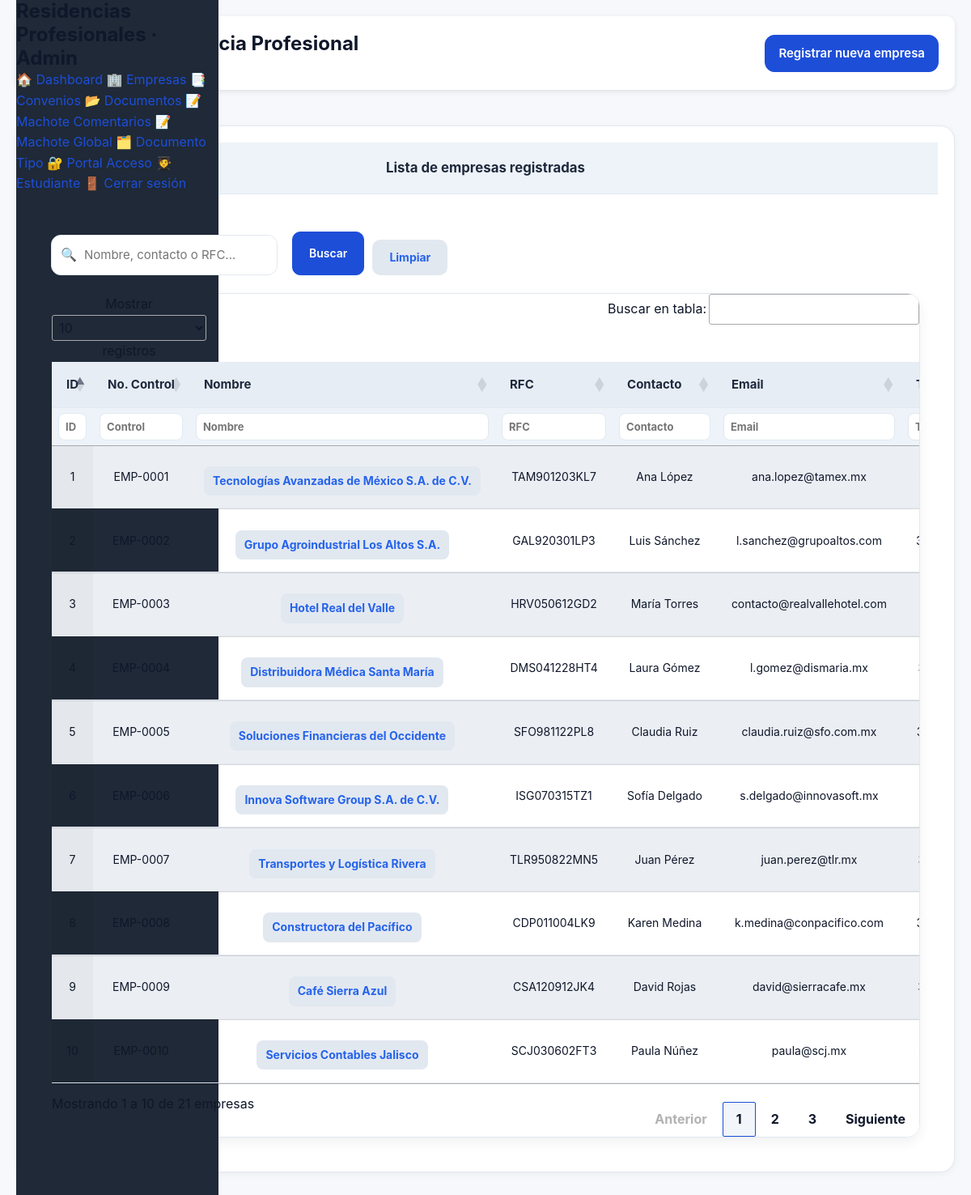
Page /recidencia/view/empresa/empresa_list.php on the committed database.
### tables this page shows
CREATE TABLE `rp_empresa` (
  `id` bigint NOT NULL AUTO_INCREMENT,
  `numero_control` varchar(20) DEFAULT NULL,
  `nombre` varchar(191) NOT NULL,
  `logo_path` varchar(255) DEFAULT NULL,
  `rfc` varchar(20) DEFAULT NULL,
  `representante` varchar(191) DEFAULT NULL,
  `cargo_representante` varchar(191) DEFAULT NULL,
  `sector` varchar(191) DEFAULT NULL,
  `sitio_web` varchar(255) DEFAULT NULL,
  `contacto_nombre` varchar(191) DEFAULT NULL,
  `contacto_email` varchar(191) DEFAULT NULL,
  `telefono` varchar(30) DEFAULT NULL,
  `estado` varchar(100) DEFAULT NULL,
  `municipio` varchar(100) DEFAULT NULL,
  `cp` varchar(10) DEFAULT NULL,
  `direccion` varchar(255) DEFAULT NULL,
  `estatus` enum('Activa','En revisión','Inactiva','Suspendida','Completada') NOT NULL DEFAULT 'En revisión',
  `regimen_fiscal` enum('fiscal','moral') NOT NULL,
  `notas` text,
  `creado_en` datetime NOT NULL DEFAULT CURRENT_TIMESTAMP,
  `actualizado_en` datetime DEFAULT NULL ON UPDATE CURRENT_TIMESTAMP,
  PRIMARY KEY (`id`),
  UNIQUE KEY `uk_empresa_rfc` (`rfc`),
  UNIQUE KEY `numero_control` (`numero_control`),
  KEY `idx_empresa_nombre` (`nombre`)
);

### recidencia/common/functions/empresa/empresafunctions_list.php (called while the page is built, shortened)
<?php
if (!function_exists('empresaListDefaults')) {
    function empresaListDefaults(): array
    {
        return [
            'search' => '',
            'empresas' => [],
            'errorMessage' => null,
        ];
    }
}
if (!function_exists('empresaNormalizeSearch')) {
    function empresaNormalizeSearch(?string $search): string
    {
        $search = trim((string) $search);
        return $search;
    }
}

### common/model/db.php (called while the page is built, shortened)
<?php
final class Database
{
    private static ?PDO $connection = null;
    public static function getConnection(): PDO
    {
        if (self::$connection instanceof PDO) {
            return self::$connection;
        }
        $config = require __DIR__ . '/../../config/db.php';
        $host    = $config['host'] ?? 'localhost';
        $db      = $config['dbname'] ?? '';
        $user    = $config['user'] ?? 'root';
        $pass    = $config['pass'] ?? '';
        $charset = $config['charset'] ?? 'utf8mb4';
        $port    = $config['port'] ?? '3306';
        $dsn = "mysql:host={$host};dbname={$db};port={$port};charset={$charset}";
        try {
            self::$connection = new PDO($dsn, $user, $pass, [
                PDO::ATTR_ERRMODE            => PDO::ERRMODE_EXCEPTION,
                PDO::ATTR_DEFAULT_FETCH_MODE => PDO::FETCH_ASSOC,
            ]);
        } catch (PDOException $exception) {
            throw new PDOException('Error al conectar a la base de datos: ' . $exception->getMessage(), (int)$exception->getCode(), $exception);
        }
        return self::$connection;
    }
}
return Database::getConnection();

### recidencia/handler/empresa/empresa_list_handler.php (called while the page is built, shortened)
<?php
require_once __DIR__ . '/../../common/functions/empresa/empresafunctions_list.php';
require_once __DIR__ . '/../../controller/empresa/EmpresaListController.php';
if (!function_exists('empresaListHandler')) {
    function empresaListHandler(): array
    {
        $defaults = empresaListDefaults();
        try {
            $controller = new EmpresaListController();
            $viewData = $controller->handle($_GET);
            return array_merge($defaults, $viewData);
        } catch (Throwable $exception) {
            $defaults['errorMessage'] = empresaListErrorMessage($exception->getMessage());
            return $defaults;
        }
    }
}
$handlerResult = empresaListHandler();
$empresas = $handlerResult['empresas'];
return $handlerResult;

### recidencia/controller/empresa/EmpresaListController.php (called while the page is built, shortened)
<?php
require_once __DIR__ . '/../../model/empresa/EmpresaListModel.php';
require_once __DIR__ . '/../../common/functions/empresa/empresafunctions_list.php';
class EmpresaListController
{
    private EmpresaListModel $model;
    public function __construct(?EmpresaListModel $model = null)
    {
        $this->model = $model ?? new EmpresaListModel();
    }
    public function listEmpresas(?string $search = null): array
    {
        $term = empresaNormalizeSearch($search);
        if ($term === '') {
            $term = null;
        }
        try {
            return $this->model->fetchAll($term);
        } catch (PDOException $exception) {
            throw new RuntimeException('No se pudieron obtener las empresas registradas.', 0, $exception);
        }
    }
    public function handle(array $input): array
    {
        $defaults = empresaListDefaults();
        $searchValue = $input['search'] ?? null;
        $search = empresaNormalizeSearch(is_string($searchValue) ? $searchValue : null);
        $defaults['search'] = $search;
        $defaults['empresas'] = $this->listEmpresas($search);
        return $defaults;
    }
}

### recidencia/model/empresa/EmpresaListModel.php (called while the page is built, shortened)
<?php
require_once __DIR__ . '/../../../common/model/db.php';
class EmpresaListModel
{
    private PDO $pdo;
    public function __construct(?PDO $pdo = null)
    {
        $this->pdo = $pdo ?? Database::getConnection();
    }
    public function fetchAll(?string $search = null): array
    {
        $sql = <<<'SQL'
            SELECT id,
                   numero_control,
                   nombre,
                   rfc,
                   representante,
                   contacto_nombre,
                   contacto_email,
                   telefono,
                   estatus,
                   creado_en
              FROM rp_empresa
        SQL;
        $params = [];
        $sql .= ' ORDER BY nombre ASC';
        $statement = $this->pdo->prepare($sql);
        $statement->execute($params);
        return $statement->fetchAll(PDO::FETCH_ASSOC);
    }
}

### recidencia/view/empresa/empresa_list.php (the view, shortened to what this page needs)
<?php
require __DIR__ . '/../../handler/empresa/empresa_list_handler.php';
?>
<!DOCTYPE html>
<html lang="es">
<head>
  <link rel="stylesheet" href="../../assets/css/modules/empresa/empresalist.css" />
  <link rel="stylesheet" href="https://cdn.datatables.net/1.13.7/css/jquery.dataTables.min.css">
  <link rel="stylesheet" href="https://cdn.datatables.net/responsive/2.5.0/css/responsive.dataTables.min.css">
  <link rel="stylesheet" href="https://cdn.datatables.net/fixedheader/3.4.0/css/fixedHeader.dataTables.min.css">
</head>
<body>
  <div class="app">
    <?php include __DIR__ . '/../../layout/sidebar.php'; ?>
    <main class="main">
      <header class="topbar">
        <div>
          <h2>Empresas | Residencia Profesional</h2>
          <nav class="breadcrumb">
            <a href="../../index.php">Inicio</a>
            <span>&gt;</span>
            <span>Empresas</span>
          </nav>
        </div>
        <div class="actions">
          <a href="empresa_add.php" class="btn primary">Registrar nueva empresa</a>
        </div>
      </header>
      <section class="card">
        <header>Lista de empresas registradas</header>
        <div class="content">
          <form class="form search-form">
            <div class="search-row">
              <div class="field search-field">
                <label for="search">Buscar empresa</label>
                <div class="input-wrapper">
                  <span class="icon">&#128269;</span>
                  <input type="text" id="search" name="search" placeholder="Nombre, contacto o RFC...">
                </div>
              </div>
              <div class="actions search-actions">
                <button type="submit" class="btn primary">Buscar</button>
                <a href="empresa_list.php" class="btn secondary">Limpiar</a>
              </div>
            </div>
          </form>
          <div class="table-wrapper">
            <table id="empresasTable" class="display nowrap">
              <thead>
                <tr>
                  <th>ID</th>
                  <th>No. Control</th>
                  <th>Nombre</th>
                  <th>RFC</th>
                  <th>Contacto</th>
                  <th>Email</th>
                  <th>Teléfono</th>
                </tr>
                <tr class="filter-row">
                  <th><input type="text" placeholder="ID"></th>
                  <th><input type="text" placeholder="Control"></th>
                  <th><input type="text" placeholder="Nombre"></th>
                  <th><input type="text" placeholder="RFC"></th>
                  <th><input type="text" placeholder="Contacto"></th>
                  <th><input type="text" placeholder="Email"></th>
                  <th><input type="text" placeholder="Teléfono"></th>
                </tr>
              </thead>
              <tbody>
                <?php if ($empresas === []): ?>
                  <tr>
                    <td colspan="9" class="empty-state">No se encontraron empresas registradas.</td>
                  </tr>
                <?php else: ?>
                  <?php foreach ($empresas as $empresa): ?>
                    <?php
                    $empresaId = $empresa['id'] ?? '';
                    $empresaNombre = $empresa['nombre'] ?? '';
                    ?>
                    <tr>
                      <td><?php echo htmlspecialchars((string) $empresaId, ENT_QUOTES, 'UTF-8'); ?></td>
                      <td><?php echo htmlspecialchars((string) ($empresa['numero_control'] ?? '-'), ENT_QUOTES, 'UTF-8'); ?></td>
                      <td>
                        <?php if ($empresaId !== '' && (int) $empresaId > 0): ?>
                          <a class="btn small secondary"
                            href="empresa_view.php?id=<?php echo urlencode((string) $empresaId); ?>">
                            <?php echo htmlspecialchars((string) $empresaNombre, ENT_QUOTES, 'UTF-8'); ?>
                          </a>
                        <?php else: ?>
                          <?php echo htmlspecialchars((string) $empresaNombre, ENT_QUOTES, 'UTF-8'); ?>
                        <?php endif; ?>
                      </td>
                      <td><?php echo htmlspecialchars((string) ($empresa['rfc'] ?? ''), ENT_QUOTES, 'UTF-8'); ?></td>
                      <td><?php echo htmlspecialchars((string) ($empresa['contacto_nombre'] ?? ''), ENT_QUOTES, 'UTF-8'); ?></td>
                      <td><?php echo htmlspecialchars((string) ($empresa['contacto_email'] ?? ''), ENT_QUOTES, 'UTF-8'); ?></td>
                      <td><?php echo htmlspecialchars((string) ($empresa['telefono'] ?? ''), ENT_QUOTES, 'UTF-8'); ?></td>
                    </tr>
                  <?php endforeach; ?>
                <?php endif; ?>
              </tbody>
            </table>
          </div>
        </div>
      </section>
    </main>
  </div>
</body>
</html>

### recidencia/assets/css/modules/empresa/empresalist.css (style rules this page uses)
.main { display: grid; gap: 24px; }
.topbar { display: flex; justify-content: space-between; align-items: flex-start; flex-wrap: wrap; gap: 16px; }
.topbar h2 { margin: 0 0 6px; font-size: 1.8rem; color: var(--ink); }
.breadcrumb { display: flex; align-items: center; gap: 8px; color: var(--muted); font-size: 14px; }
.breadcrumb a { text-decoration: none; color: var(--primary); }
.topbar .actions { display: flex; gap: 10px; flex-wrap: wrap; }
.topbar .btn { border-radius: 12px; }
.card { background: var(--panel); border-radius: var(--radius-xl); border: 1px solid var(--border); box-shadow: var(--shadow-sm); }
.card > header { padding: 18px 22px; background: var(--panel-alt); border-bottom: 1px solid var(--border); font-weight: 700; font-size: 1.05rem; color: var(--ink-800); }
.card .content { padding: 22px; }
.search-form { margin-bottom: 22px; }
.search-row { display: flex; gap: 18px; flex-wrap: wrap; align-items: flex-end; }
.search-field { display: flex; flex-direction: column; gap: 6px; }
.search-field label { font-weight: 600; color: var(--muted); font-size: 14px; }
.search-field .input-wrapper { position: relative; width: 280px; }
.search-field .input-wrapper input { width: 100%; padding: 12px 14px 12px 40px; border-radius: 12px; border: 1px solid var(--border); background: var(--panel); font-size: 15px; transition: border .2s ease, box-shadow .2s ease, background .2s ease; }
.search-field .input-wrapper .icon { position: absolute; top: 50%; left: 12px; transform: translateY(-50%); pointer-events: none; font-size: 16px; color: #64748b; }
.search-actions { display: flex; gap: 10px; }
.search-actions .btn { padding: 10px 20px; border-radius: 10px; font-size: 14px; }
.table-wrapper { overflow-x: auto; background: var(--panel); border-radius: 16px; border: 1px solid var(--border); box-shadow: 0 6px 16px rgba(15, 23, 42, 0.06); padding: 0; }
#empresasTable { width: 100%; border-collapse: separate; border-spacing: 0; }
#empresasTable thead tr:first-child th { background: var(--surface-subtle); padding: 16px 18px; font-size: 15px; font-weight: 700; color: var(--ink-800); border-bottom: 1px solid var(--muted-weak); }
#empresasTable thead tr.filter-row th { background: var(--panel-alt); padding: 6px 8px !important; }
#empresasTable thead tr.filter-row input { width: 100%; height: 34px; padding: 6px 8px; font-size: 13px; border: 1px solid var(--border); border-radius: 8px; background: var(--panel); transition: border .2s ease, box-shadow .2s ease; }
#empresasTable tbody td { padding: 14px 18px; font-size: 14px; color: var(--ink); border-bottom: 1px solid var(--border); }
#empresasTable tbody tr:nth-child(odd) { background: var(--row-alt); }

### recidencia/assets/css/themes/theme.css (style rules this page uses)
:root { --primary: #003366; --primary-600: #00264d; --primary-700: #001f3b; --primary-500: #004080; --accent: #2db980; --success: #2db980; --success-700: #1a6645; --success-600: #1f7a50; --success-500: #2db980; --success-200: #c5eddd; --success-100: #e6f7f0; --success-50: #f2fbf7; --warning: #d4a017; --warning-700: #8b6a00; --warning-600: #a67c00; --warning-300: #f0d479; --warning-200: #f7e3a6; --warning-100: #fff8e1; --warning-50: #fffaf0; --danger: #b22222; --danger-700: #7d1515; --danger-600: #8b0000; --danger-500: #b22222; --danger-200: #f4c7c7; --danger-150: #f8d9d9; --danger-100: #fdecea; --ink: #0f172a; --ink-800: #1e293b; --ink-700: #1b2a3d; --muted: #64748b; --muted-strong: #475569; --muted-weak: #e2e8f0; --muted-700: #4f3b1c; --bg: #eaeff5; --panel: #f7f9fc; --border: #cbd5e1; --chip: #e6ecf8; --panel-alt: #eef3f9; --hover: #e3e9f3; --row-alt: #f1f4f9; --surface-subtle: #e7edf5; --surface-soft: #f2f6fb; --surface-ghost: #f6f8fc; --surface-info: #d2e6f6; --surface-highlight: #d7f1ea; --radius-xl: 18px; --radius-md: 12px; --radius-sm: 8px; --shadow-sm: 0 2px 10px rgba(2, 6, 23, 0.05); --shadow-md: 0 10px 30px rgba(2, 6, 23, 0.08); --font-family-base: 'Inter', 'Segoe UI', sans-serif; --font-size-base: 16px; --line-height-base: 1.5; }

### portalempresa/assets/css/base/base.css (style rules this page uses)
:root { font-size: 16px; }
body { background: var(--bg); color: var(--ink); font-family: "Inter", "Segoe UI", system-ui, sans-serif; line-height: 1.5; }
h1, h2, h3, h4, h5, h6 { color: var(--ink-strong, var(--ink)); line-height: 1.2; }

### recidencia/assets/DashboardCSS/layout/containers.css (style rules this page uses)
.app { display: grid; grid-template-columns: 280px 1fr; gap: 20px; min-height: 100vh; padding: 20px; }
.main { display: grid; grid-template-rows: auto auto 1fr; gap: 20px; }

### rows in the picture
rp_empresa: id "9", numero_control "EMP-0009", nombre "Café Sierra Azul", rfc "CSA120912JK4", contacto_nombre "David Rojas", contacto_email "david@sierracafe.mx"
rp_empresa: nombre "Constructora del Pacífico", rfc "CDP011004LK9", contacto_nombre "Karen Medina", contacto_email "k.medina@conpacifico.com"
rp_empresa: nombre "Distribuidora Médica Santa María", rfc "DMS041228HT4", contacto_nombre "Laura Gómez", contacto_email "l.gomez@dismaria.mx"
rp_empresa: nombre "Grupo Agroindustrial Los Altos S.A.", rfc "GAL920301LP3", contacto_nombre "Luis Sánchez", contacto_email "l.sanchez@grupoaltos.com"
rp_empresa: id "3", numero_control "EMP-0003", nombre "Hotel Real del Valle", rfc "HRV050612GD2", contacto_nombre "María Torres", contacto_email "contacto@realvallehotel.com"
rp_empresa: nombre "Innova Software Group S.A. de C.V.", rfc "ISG070315TZ1", contacto_nombre "Sofía Delgado", contacto_email "s.delgado@innovasoft.mx"
rp_empresa: nombre "Servicios Contables Jalisco", rfc "SCJ030602FT3", contacto_nombre "Paula Núñez", contacto_email "paula@scj.mx"
rp_empresa: id "5", numero_control "EMP-0005", nombre "Soluciones Financieras del Occidente", rfc "SFO981122PL8", contacto_nombre "Claudia Ruiz", contacto_email "claudia.ruiz@sfo.com.mx"
rp_empresa: id "1", numero_control "EMP-0001", nombre "Tecnologías Avanzadas de México S.A. de C.V.", rfc "TAM901203KL7", contacto_nombre "Ana López", contacto_email "ana.lopez@tamex.mx"
rp_empresa: id "7", numero_control "EMP-0007", nombre "Transportes y Logística Rivera", rfc "TLR950822MN5", contacto_nombre "Juan Pérez", contacto_email "juan.perez@tlr.mx"
